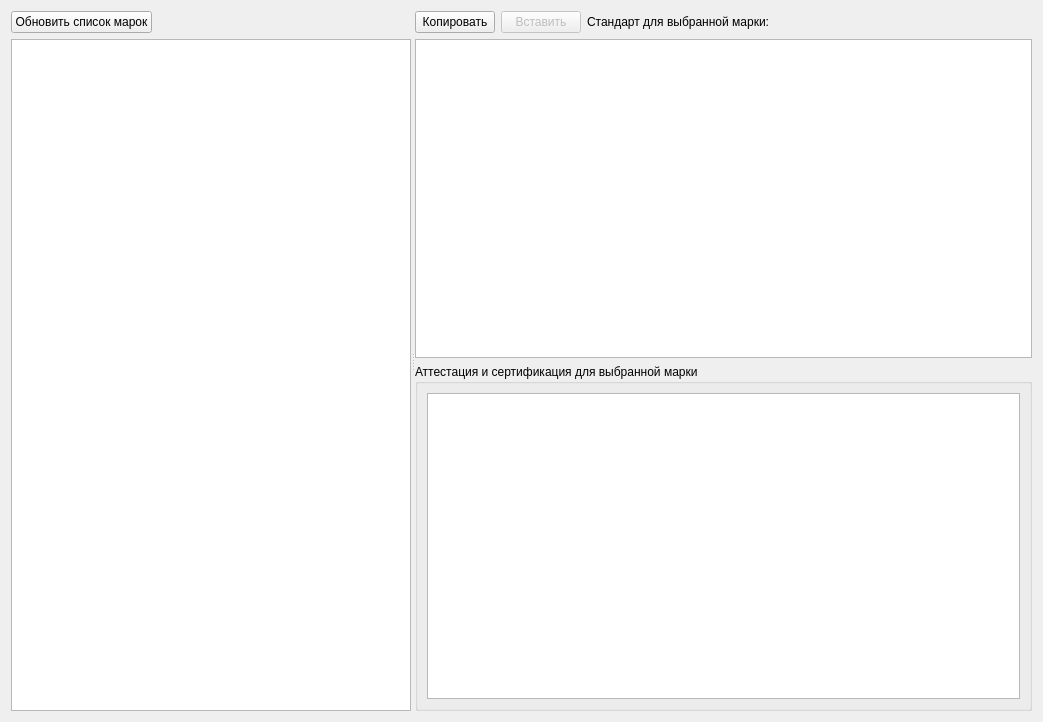
<?xml version="1.0" encoding="UTF-8"?>
<ui version="4.0">
 <class>FormNormDoc</class>
 <widget class="QWidget" name="FormNormDoc">
  <property name="geometry">
   <rect>
    <x>0</x>
    <y>0</y>
    <width>1043</width>
    <height>722</height>
   </rect>
  </property>
  <property name="windowTitle">
   <string>Form</string>
  </property>
  <layout class="QVBoxLayout" name="verticalLayout_6">
   <item>
    <widget class="QSplitter" name="splitterTu">
     <property name="orientation">
      <enum>Qt::Horizontal</enum>
     </property>
     <widget class="QWidget" name="layoutWidget">
      <layout class="QVBoxLayout" name="verticalLayout_5">
       <item>
        <layout class="QHBoxLayout" name="horizontalLayout_2">
         <item>
          <widget class="QPushButton" name="cmdUpd">
           <property name="text">
            <string>Обновить список марок</string>
           </property>
          </widget>
         </item>
         <item>
          <spacer name="horizontalSpacer">
           <property name="orientation">
            <enum>Qt::Horizontal</enum>
           </property>
           <property name="sizeHint" stdset="0">
            <size>
             <width>40</width>
             <height>20</height>
            </size>
           </property>
          </spacer>
         </item>
        </layout>
       </item>
       <item>
        <widget class="QTableView" name="tableViewMark">
         <property name="selectionMode">
          <enum>QAbstractItemView::SingleSelection</enum>
         </property>
         <property name="selectionBehavior">
          <enum>QAbstractItemView::SelectRows</enum>
         </property>
        </widget>
       </item>
      </layout>
     </widget>
     <widget class="QWidget" name="layoutWidget">
      <layout class="QVBoxLayout" name="verticalLayout_4">
       <item>
        <layout class="QHBoxLayout" name="horizontalLayout">
         <item>
          <layout class="QVBoxLayout" name="verticalLayout">
           <item>
            <layout class="QHBoxLayout" name="horizontalLayout_13">
             <item>
              <widget class="QPushButton" name="cmdCopy">
               <property name="text">
                <string>Копировать</string>
               </property>
              </widget>
             </item>
             <item>
              <widget class="QPushButton" name="cmdPaste">
               <property name="enabled">
                <bool>false</bool>
               </property>
               <property name="text">
                <string>Вставить</string>
               </property>
              </widget>
             </item>
             <item>
              <widget class="QLabel" name="label">
               <property name="text">
                <string>Стандарт для выбранной марки:</string>
               </property>
              </widget>
             </item>
             <item>
              <spacer name="horizontalSpacer_5">
               <property name="orientation">
                <enum>Qt::Horizontal</enum>
               </property>
               <property name="sizeHint" stdset="0">
                <size>
                 <width>40</width>
                 <height>20</height>
                </size>
               </property>
              </spacer>
             </item>
            </layout>
           </item>
           <item>
            <widget class="DbViewer" name="tableViewGostEl"/>
           </item>
          </layout>
         </item>
        </layout>
       </item>
       <item>
        <widget class="QGroupBox" name="groupBox_2">
         <property name="title">
          <string>Аттестация и сертификация для выбранной марки</string>
         </property>
         <layout class="QVBoxLayout" name="verticalLayout_3">
          <item>
           <widget class="DbViewer" name="tableViewSert">
            <property name="editTriggers">
             <set>QAbstractItemView::NoEditTriggers</set>
            </property>
           </widget>
          </item>
         </layout>
        </widget>
       </item>
      </layout>
     </widget>
    </widget>
   </item>
  </layout>
 </widget>
 <customwidgets>
  <customwidget>
   <class>DbViewer</class>
   <extends>QTableView</extends>
   <header>db/dbviewer.h</header>
  </customwidget>
 </customwidgets>
 <resources/>
 <connections/>
</ui>
